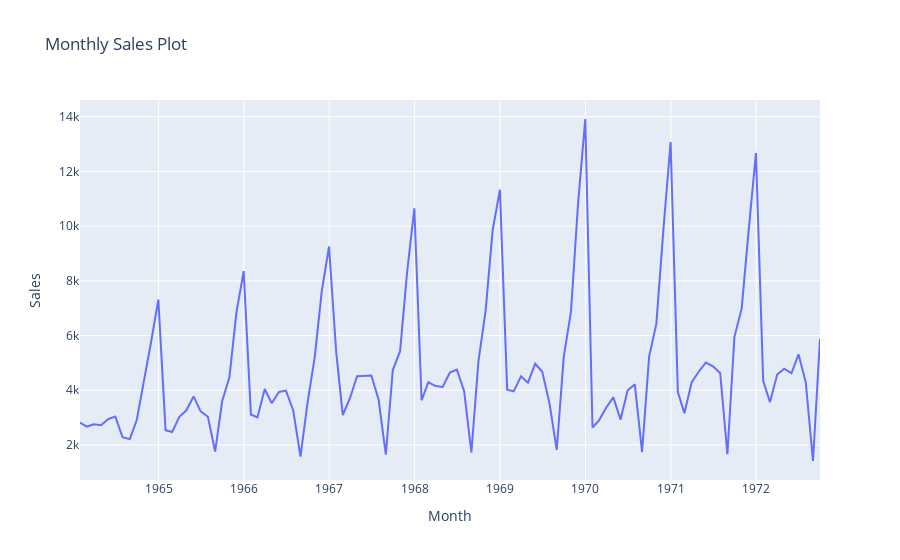

Notebook code for this chart:
### Markdown cell above
## Step 2: Visualize the Data

### Code cell
import plotly.express as px
# Set up Plotly for interactive notebook output
from plotly.offline import init_notebook_mode
init_notebook_mode(connected=True)
# Resample the data to get monthly totals
monthly_df = df.resample('M').sum()

# Create an interactive line plot
fig = px.line(monthly_df, x=monthly_df.index, y='Sales', title='Monthly Sales Plot')
fig.update_xaxes(title_text='Month')
fig.update_yaxes(title_text='Sales')
fig.show()
